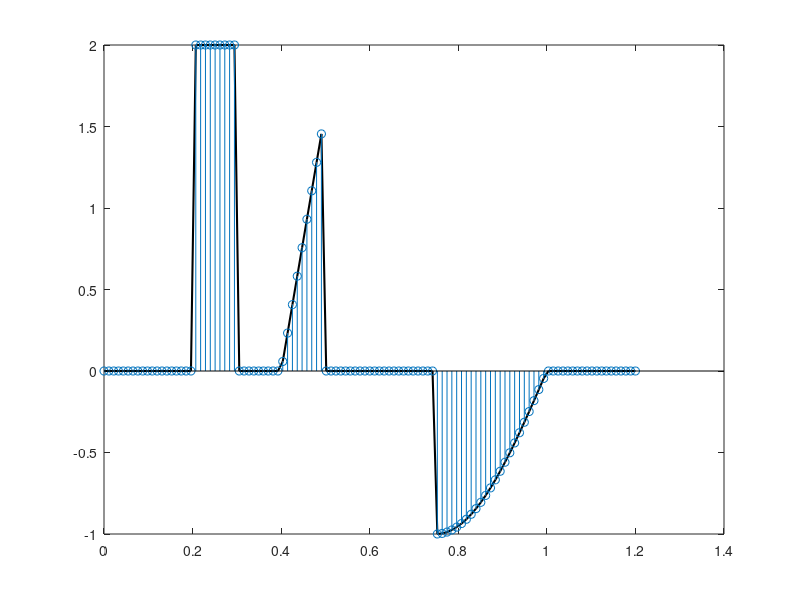

Reproduce this figure in MATLAB.
n = 111;

x = linspace(0,1.2,n);

f = zeros(1,length(x)).';

L = zeros(n-1,n);

l = 0;

v_temp = zeros(1,n);
v_temp(1:2) = [-1,1];

for ii = 1:length(x)
   if(x(ii)> 0.2) && (x(ii)<=0.3)
       f(ii) = 2;
   elseif (x(ii)> 0.4)&&(x(ii) <0.5)
       f(ii) = 8*(2*x(ii) -0.8);
   elseif (x(ii) >=0.75) &&(x(ii)<1)
       f(ii) = sin(2*pi*x(ii));
   end
end



for ii = 1:n-1
   L(ii,:) = v_temp(1:n);
   v_temp = circshift(v_temp,1); 
end


L2norm = norm(f)^2;

L1norm = sum(abs(f));

LF_l1norm = sum(abs(L*f));

LF_l2norm = norm(L*f)^2;

figure(1)
 clf
 plot(x,f,'k','LineWidth',1.5)
 hold on
 stem(x,f)
